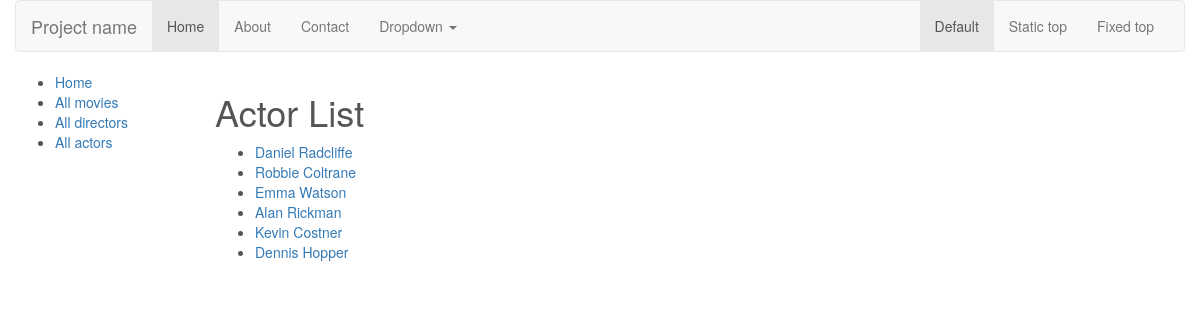
Page /catalog/actors/ on the earlier database version.
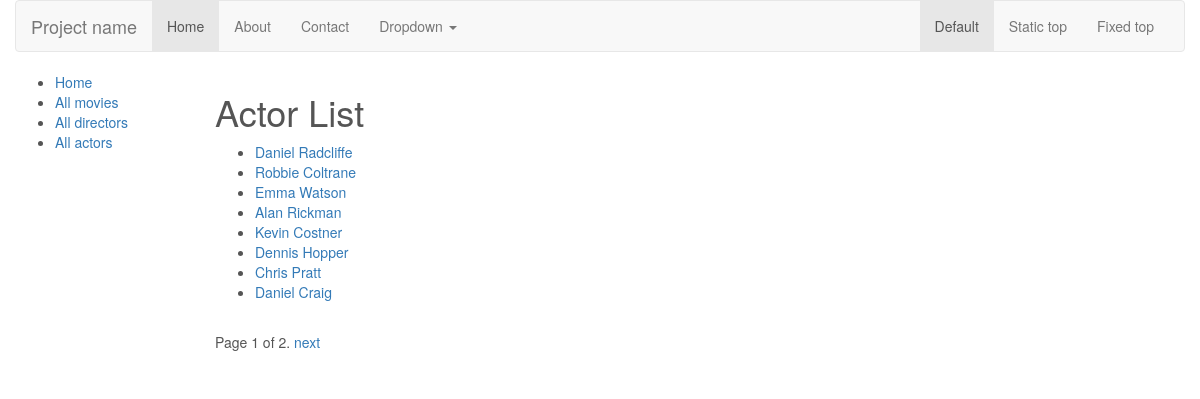
Same page on the later database version.
### catalog/models.py (models this page shows, shortened)
class Actor(models.Model):
    name = models.CharField(max_length=200, help_text="Enter a movie Actors Name (e.g. Tom Cruise, Daniel Radcliff).")
    last_name = models.CharField(max_length=100)
    bio = models.TextField(max_length=1000, default='No Bio Information Set', help_text="Enter a brief Character Bio or Resume")
    def get_absolute_url(self):
        return reverse('actor-detail', args=[str(self.id)])

### catalog/views.py (the view)
class ActorListView(generic.ListView):
    model = Actor
    paginate_by = 8
    def get_queryset(self):
        return Actor.objects.all()

### catalog/templates/catalog/actor_list.html (shortened to what this page needs)
{% extends "base_generic.html" %}
{% block content %}
    <h1>Actor List</h1>
    {% if actor_list %}
    <ul>
      {% for actor in actor_list %}
      <li>
        <a href="{{ actor.get_absolute_url }}">{{ actor.name }} {{ actor.last_name }}</a>
      </li>
      {% endfor %}
    </ul>
    {% else %}
      <p>There are no movies in the catalog.</p>
    {% endif %}
{% endblock %}

### catalog/templates/base_generic.html (shortened to what this page needs)
<!DOCTYPE html>
<html lang="en">
<head>
  <link rel="stylesheet" href="https://maxcdn.bootstrapcdn.com/bootstrap/3.3.7/css/bootstrap.min.css">
  {% load static %}
  <link rel="stylesheet" href="{% static 'css/main.css' %}?{% now 'U' %}">
</head>
<body>
  <header class="container-fluid">
      <nav class="navbar navbar-default">
        <div class="container-fluid">
          <div class="navbar-header">
            <a class="navbar-brand" href="#">Project name</a>
          </div>
          <div id="navbar" class="navbar-collapse collapse">
            <ul class="nav navbar-nav">
              <li class="active"><a href="#">Home</a></li>
              <li><a href="#">About</a></li>
              <li><a href="#">Contact</a></li>
              <li class="dropdown">
                <a href="#" class="dropdown-toggle" data-toggle="dropdown" role="button" aria-haspopup="true" aria-expanded="false">Dropdown <span class="caret"></span></a>
              </li>
            </ul>
            <ul class="nav navbar-nav navbar-right">
              <li class="active"><a href="./">Default <span class="sr-only">(current)</span></a></li>
              <li><a href="../navbar-static-top/">Static top</a></li>
              <li><a href="../navbar-fixed-top/">Fixed top</a></li>
            </ul>
          </div>
        </div>
      </nav>
  </header>
  <div class="container-fluid">
    <div class="row">
      <div class="col-xs-2">
      {% block sidebar %}
      <ul class="sidebar-nav">
          <li><a href="{% url 'index' %}">Home</a></li>
          <li><a href="{% url 'movies' %}">All movies</a></li>
          <li><a href="{% url 'directors' %}">All directors</a></li>
          <li><a href="{% url 'actors' %}">All actors</a></li>
      </ul>
     {% endblock %}
      </div>
      <div class="col-xs-10 ">
      {% block content %}{% endblock %}
      {% block pagination %}
        {% if is_paginated %}
            <div class="pagination">
                <span class="page-links">
                    <span class="page-current">
                        Page {{ page_obj.number }} of {{ page_obj.paginator.num_pages }}.
                    </span>
                    {% if page_obj.has_next %}
                        <a href="{{ request.path }}?page={{ page_obj.next_page_number }}">next</a>
                    {% endif %}
                </span>
            </div>
        {% endif %}
      {% endblock %}
      </div>
    </div>
  </div>
</body>
</html>

### catalog/static/css/main.css (style rules this page uses)
body { color:#555 }

Differences in the rows shown:
added Actor: name "Chris", last_name "Pratt"
added Actor: name "Daniel", last_name "Craig"
Other differences:
{{ page_obj.number }}: (not shown) → "1"
{{ page_obj.paginator.num_pages }}: (not shown) → "2"
text now shown: "Page of . next"
